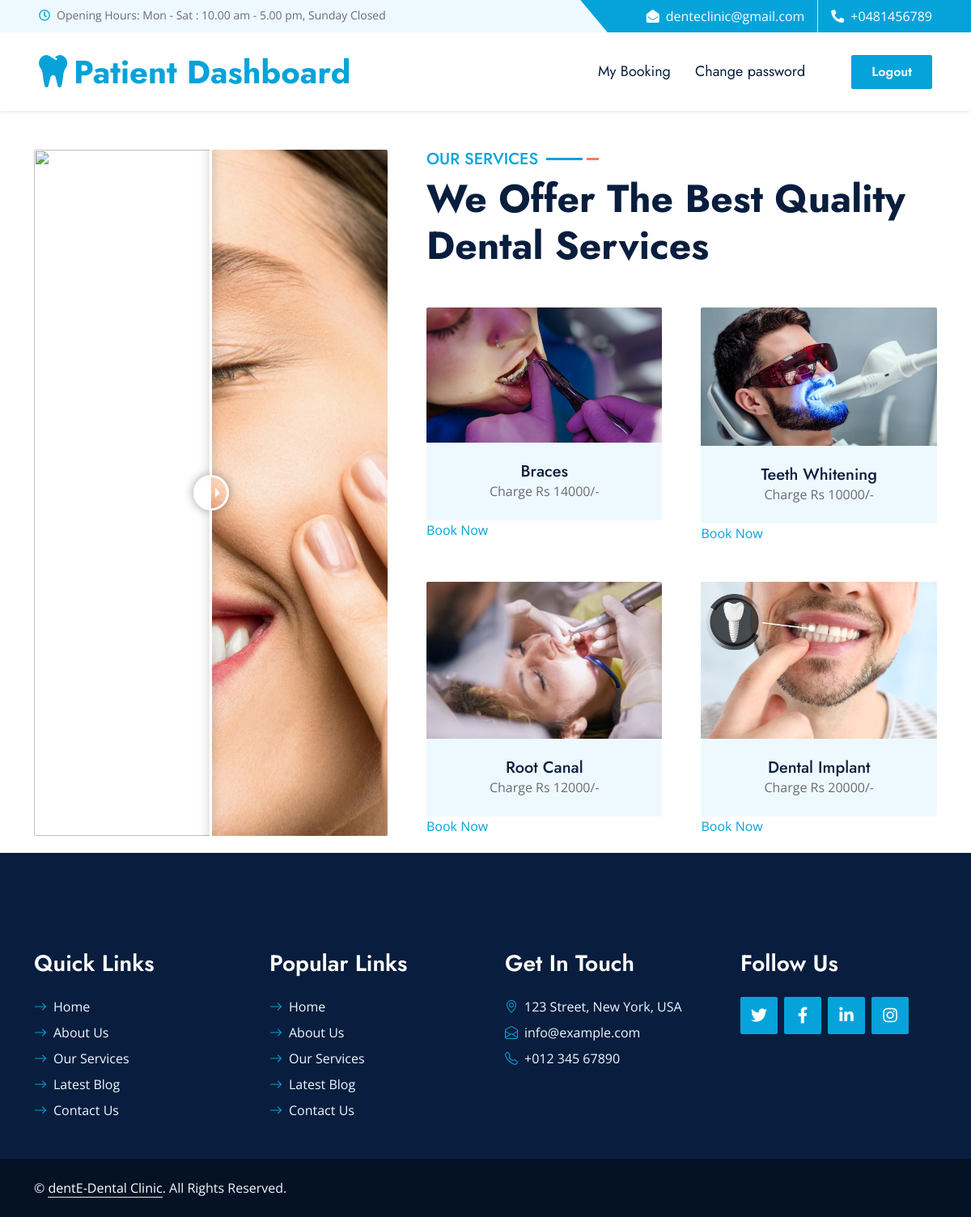
/sup/, run on the app's committed database.
### myapp/models.py (models this page shows)
class treatments(models.Model):
    tname=models.CharField(max_length=100)
    timage=models.ImageField(upload_to='photos/')
    charge=models.IntegerField()

### myapp/views.py (the view)
# urls.py: path('sup/',views.showuserpage),
def showuserpage(request):
    trec=treatments.objects.all()
    return render(request,"userpagenew.html",{"trec":trec})

### myapp/templates/userpagenew.html (shortened to what this page needs)
<!DOCTYPE html>
{% load static %}
<html lang="en">
<head>
    <link href="https://cdnjs.cloudflare.com/ajax/libs/font-awesome/5.10.0/css/all.min.css" rel="stylesheet">
    <link href="https://cdn.jsdelivr.net/npm/bootstrap-icons@1.4.1/font/bootstrap-icons.css" rel="stylesheet">
    <link href="{% static 'hb/lib/owlcarousel/assets/owl.carousel.min.css' %}" rel="stylesheet">
    <link href="{% static 'hb/lib/animate/animate.min.css' %}" rel="stylesheet">
    <link href="{% static 'hb/lib/tempusdominus/css/tempusdominus-bootstrap-4.min.css' %}" rel="stylesheet" />
    <link href="{% static 'hb/lib/twentytwenty/twentytwenty.css' %}" rel="stylesheet" />
    <link href="{% static 'hb/css/bootstrap.min.css' %}" rel="stylesheet">
    <link href="{% static 'hb/css/style.css' %}" rel="stylesheet">
</head>
<body>
    <div class="container-fluid bg-light ps-5 pe-0 d-none d-lg-block">
        <div class="row gx-0">
            <div class="col-md-6 text-center text-lg-start mb-2 mb-lg-0">
                <div class="d-inline-flex align-items-center">
                    <small class="py-2"><i class="far fa-clock text-primary me-2"></i>Opening Hours: Mon - Sat : 10.00 am - 5.00 pm, Sunday Closed </small>
                </div>
            </div>
            <div class="col-md-6 text-center text-lg-end">
                <div class="position-relative d-inline-flex align-items-center bg-primary text-white top-shape px-5">
                    <div class="me-3 pe-3 border-end py-2">
                        <p class="m-0"><i class="fa fa-envelope-open me-2"></i>denteclinic@gmail.com</p>
                    </div>
                    <div class="py-2">
                        <p class="m-0"><i class="fa fa-phone-alt me-2"></i>+0481456789</p>
                    </div>
                </div>
            </div>
        </div>
    </div>
    <nav class="navbar navbar-expand-lg bg-white navbar-light shadow-sm px-5 py-3 py-lg-0">
        <a href="index.html" class="navbar-brand p-0">
            <h1 class="m-0 text-primary"><i class="fa fa-tooth me-2"></i>Patient Dashboard</h1>
        </a>
        <div class="collapse navbar-collapse" id="navbarCollapse">
            <div class="navbar-nav ms-auto py-0">
                <a href="/sbl/" class="nav-item nav-link">My Booking</a>
                <a href="/cpw/" class="nav-item nav-link">Change password</a>
            </div>
            <button type="button" class="btn text-dark" data-bs-toggle="modal" data-bs-target="#searchModal"></button>
            <a href="/shp/" class="btn btn-primary py-2 px-4 ms-3">Logout</a>
        </div>
    </nav>
    <div class="container-fluid py-5 wow fadeInUp" data-wow-delay="0.1s">
        <div class="container">
            <div class="row g-5 mb-5">
                <div class="col-lg-5 wow zoomIn" data-wow-delay="0.3s" style="min-height: 400px;">
                    <div class="twentytwenty-container position-relative h-100 rounded overflow-hidden">
                    </div>
                </div>
                <div class="col-lg-7">
                    <div class="section-title mb-5">
                        <h5 class="position-relative d-inline-block text-primary text-uppercase">Our Services</h5>
                        <h1 class="display-5 mb-0">We Offer The Best Quality Dental Services</h1>
                    </div>
                    <div class="row g-5">
                         {% for j in trec %}
                        <div class="col-md-6 service-item wow zoomIn" data-wow-delay="0.6s">
                            <div class="rounded-top overflow-hidden">
                                <img class="img-fluid" src="{{j.timage.url}}" alt="">
                            </div>
                            <div class="position-relative bg-light rounded-bottom text-center p-4">
                                <h5 class="m-0">{{j.tname}}</h5>
                                <p class="m-0">Charge Rs {{j.charge}}/-</p>
                            </div>
                            <a href="/tdp/{{j.id}}">Book Now</a>
                        </div>
                        {% endfor %}
                    </div>
                </div>
            </div>
        </div>
    </div>
    <div class="container-fluid bg-dark text-light py-5 wow fadeInUp" data-wow-delay="0.3s" style="margin-top: -75px;">
        <div class="container pt-5">
            <div class="row g-5 pt-4">
                <div class="col-lg-3 col-md-6">
                    <h3 class="text-white mb-4">Quick Links</h3>
                    <div class="d-flex flex-column justify-content-start">
                        <a class="text-light mb-2" href="#"><i class="bi bi-arrow-right text-primary me-2"></i>Home</a>
                        <a class="text-light mb-2" href="#"><i class="bi bi-arrow-right text-primary me-2"></i>About Us</a>
                        <a class="text-light mb-2" href="#"><i class="bi bi-arrow-right text-primary me-2"></i>Our Services</a>
                        <a class="text-light mb-2" href="#"><i class="bi bi-arrow-right text-primary me-2"></i>Latest Blog</a>
                        <a class="text-light" href="#"><i class="bi bi-arrow-right text-primary me-2"></i>Contact Us</a>
                    </div>
                </div>
                <div class="col-lg-3 col-md-6">
                    <h3 class="text-white mb-4">Popular Links</h3>
                    <div class="d-flex flex-column justify-content-start">
                        <a class="text-light mb-2" href="#"><i class="bi bi-arrow-right text-primary me-2"></i>Home</a>
                        <a class="text-light mb-2" href="#"><i class="bi bi-arrow-right text-primary me-2"></i>About Us</a>
                        <a class="text-light mb-2" href="#"><i class="bi bi-arrow-right text-primary me-2"></i>Our Services</a>
                        <a class="text-light mb-2" href="#"><i class="bi bi-arrow-right text-primary me-2"></i>Latest Blog</a>
                        <a class="text-light" href="#"><i class="bi bi-arrow-right text-primary me-2"></i>Contact Us</a>
                    </div>
                </div>
                <div class="col-lg-3 col-md-6">
                    <h3 class="text-white mb-4">Get In Touch</h3>
                    <p class="mb-2"><i class="bi bi-geo-alt text-primary me-2"></i>123 Street, New York, USA</p>
                    <p class="mb-2"><i class="bi bi-envelope-open text-primary me-2"></i>info@example.com</p>
                    <p class="mb-0"><i class="bi bi-telephone text-primary me-2"></i>+012 345 67890</p>
                </div>
                <div class="col-lg-3 col-md-6">
                    <h3 class="text-white mb-4">Follow Us</h3>
                    <div class="d-flex">
                        <a class="btn btn-lg btn-primary btn-lg-square rounded me-2" href="#"><i class="fab fa-twitter fw-normal"></i></a>
                        <a class="btn btn-lg btn-primary btn-lg-square rounded me-2" href="#"><i class="fab fa-facebook-f fw-normal"></i></a>
                        <a class="btn btn-lg btn-primary btn-lg-square rounded me-2" href="#"><i class="fab fa-linkedin-in fw-normal"></i></a>
                        <a class="btn btn-lg btn-primary btn-lg-square rounded" href="#"><i class="fab fa-instagram fw-normal"></i></a>
                    </div>
                </div>
            </div>
        </div>
    </div>
    <div class="container-fluid text-light py-4" style="background: #051225;">
        <div class="container">
            <div class="row g-0">
                <div class="col-md-6 text-center text-md-start">
                    <p class="mb-md-0">&copy; <a class="text-white border-bottom" href="#">dentE-Dental Clinic</a>. All Rights Reserved.</p>
                </div>
            </div>
        </div>
    </div>
</body>
</html>

### DentalClinic/static/hb/css/style.css (style rules this page uses)
:root { --primary: #06A3DA; --secondary: #F57E57; --light: #EEF9FF; --dark: #091E3E; }
h1, h2, .font-weight-bold { font-weight: 700 !important; }
h3, h4, .font-weight-semi-bold { font-weight: 600 !important; }
h5, h6, .font-weight-medium { font-weight: 500 !important; }
.btn { font-family: 'Jost', sans-serif; font-weight: 600; transition: .5s; }
.btn-primary, .btn-secondary { color: #FFFFFF; }
.btn-lg-square { width: 46px; height: 46px; }
.btn-square, .btn-sm-square, .btn-lg-square { padding-left: 0; padding-right: 0; text-align: center; }
.top-shape::before { position: absolute; content: ""; width: 35px; height: 100%; top: 0; left: -17px; background: var(--primary); transform: skew(40deg); }
.navbar-light .navbar-nav .nav-link { font-family: 'Jost', sans-serif; padding: 35px 15px; font-size: 18px; color: var(--dark); outline: none; transition: .5s; }
.section-title h5::before { position: absolute; content: ""; width: 45px; height: 3px; right: -55px; bottom: 11px; background: var(--primary); }
.section-title h5::after { position: absolute; content: ""; width: 15px; height: 3px; right: -75px; bottom: 11px; background: var(--secondary); }
.service-item img, .service-item .bg-light, .service-item .bg-light h5, .team-item .team-text { transition: .5s; }
.team-item .team-text::after, .service-item .bg-light::after { position: absolute; content: ""; top: 50%; bottom: 0; left: 15px; right: 15px; border-radius:100px / 15px; box-shadow: 0 0 15px rgba(0, 0, 0, .7); opacity: 0; transition: .5s; z-index: -1; }

### data on the page
treatments: timage (picture), tname "Braces", charge "14000"
treatments: timage (picture), tname "Teeth Whitening", charge "10000"
treatments: timage (picture), tname "Root Canal", charge "12000"
treatments: timage (picture), tname "Dental Implant", charge "20000"
